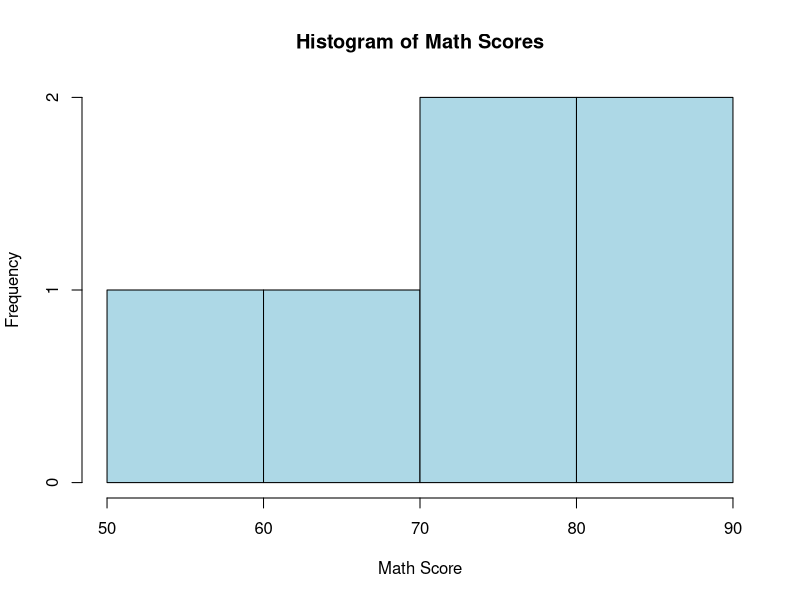
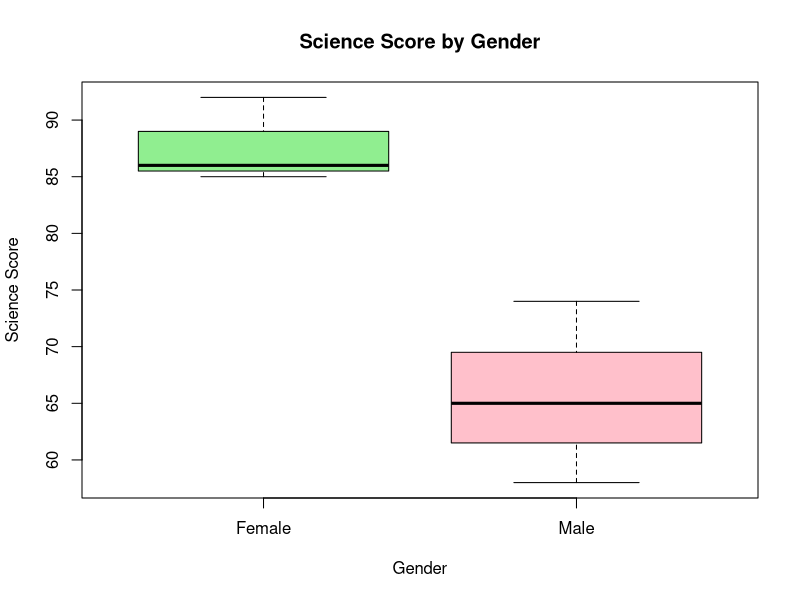
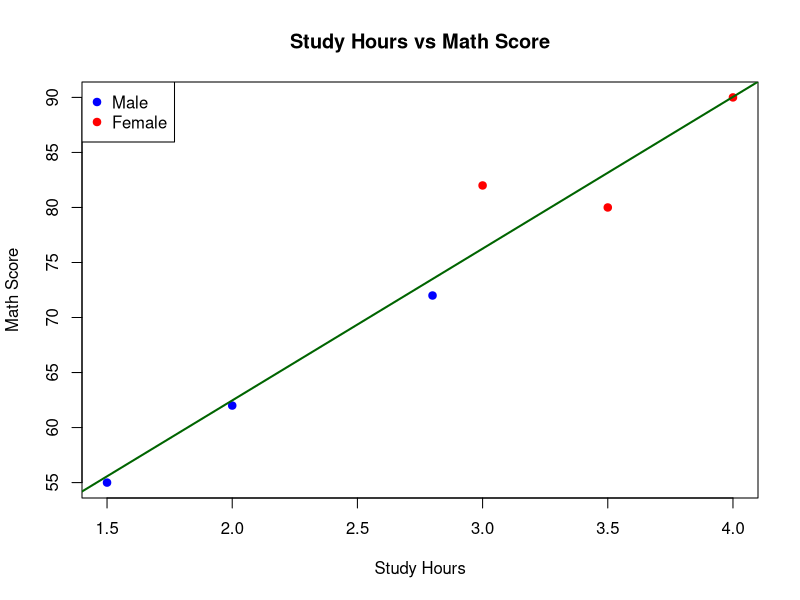
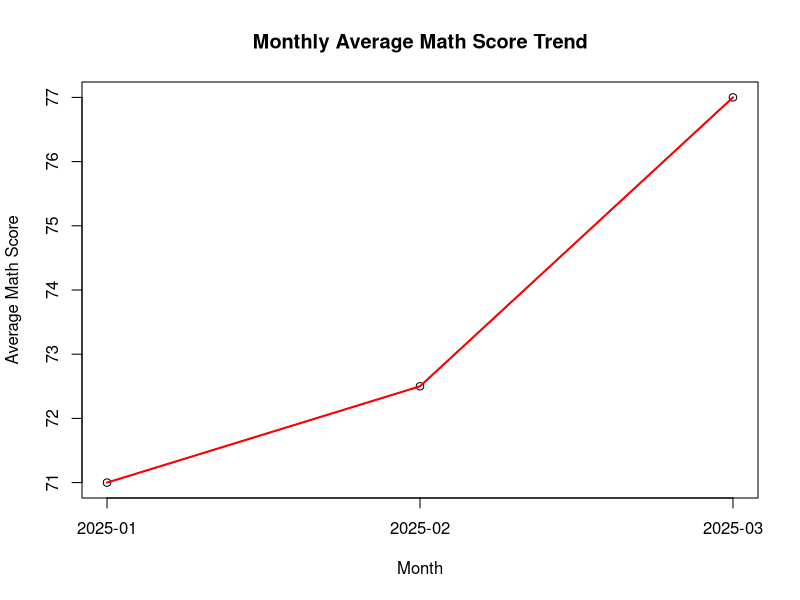

Here is the R script that generated these plots, in order:
# Dataset
student <- data.frame(
  Student_ID = c("S01","S02","S03","S04","S05","S06"),
  Gender = c("Male","Female","Male","Female","Male","Female"),
  Study_Hours = c(2.0,3.5,1.5,4.0,2.8,3.0),
  Attendance = c(78,90,70,95,85,92),
  Math_Score = c(62,80,55,90,72,82),
  Science_Score = c(65,85,58,92,74,86),
  Exam_Date = c("2025-01-10","2025-01-10",
                "2025-02-12","2025-02-12",
                "2025-03-15","2025-03-15")
)

hist(student$Math_Score,
     main = "Histogram of Math Scores",
     xlab = "Math Score",
     col = "lightblue",
     border = "black")


# Dataset
student <- data.frame(
  Gender = c("Male","Female","Male","Female","Male","Female"),
  Science_Score = c(65,85,58,92,74,86)
)

boxplot(Science_Score ~ Gender,
        data = student,
        main = "Science Score by Gender",
        xlab = "Gender",
        ylab = "Science Score",
        col = c("lightgreen","pink"))



# Dataset
student <- data.frame(
  Study_Hours = c(2.0,3.5,1.5,4.0,2.8,3.0),
  Math_Score = c(62,80,55,90,72,82),
  Gender = c("Male","Female","Male","Female","Male","Female")
)

cols <- ifelse(student$Gender=="Male","blue","red")

plot(student$Study_Hours,
     student$Math_Score,
     pch = 19,
     col = cols,
     main = "Study Hours vs Math Score",
     xlab = "Study Hours",
     ylab = "Math Score")

abline(lm(Math_Score ~ Study_Hours, data=student),
       col="darkgreen",
       lwd=2)

legend("topleft",
       legend=c("Male","Female"),
       col=c("blue","red"),
       pch=19)


# Dataset
student <- data.frame(
  Exam_Date = as.Date(c("2025-01-10","2025-01-10",
                        "2025-02-12","2025-02-12",
                        "2025-03-15","2025-03-15")),
  Math_Score = c(62,80,55,90,72,82)
)

student$Month <- format(student$Exam_Date,"%Y-%m")

avg_score <- aggregate(Math_Score ~ Month,
                       data = student,
                       mean)

plot(avg_score$Math_Score,
     type = "o",
     xaxt = "n",
     xlab = "Month",
     ylab = "Average Math Score",
     main = "Monthly Average Math Score Trend")

axis(1,
     at = 1:nrow(avg_score),
     labels = avg_score$Month)

lines(avg_score$Math_Score,
      col = "red",
      lwd = 2)
